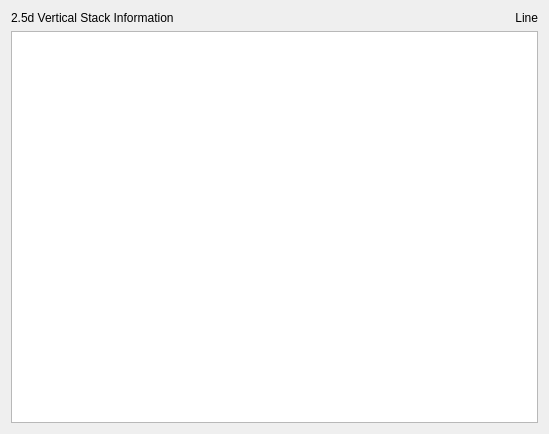
<?xml version="1.0" encoding="UTF-8"?>
<ui version="4.0">
 <class>D25TechnologyComponentEditor</class>
 <widget class="QFrame" name="D25TechnologyComponentEditor">
  <property name="geometry">
   <rect>
    <x>0</x>
    <y>0</y>
    <width>549</width>
    <height>434</height>
   </rect>
  </property>
  <property name="windowTitle">
   <string>Settings</string>
  </property>
  <layout class="QGridLayout" name="gridLayout">
   <item row="0" column="0">
    <widget class="QLabel" name="label">
     <property name="text">
      <string>2.5d Vertical Stack Information</string>
     </property>
    </widget>
   </item>
   <item row="0" column="1">
    <widget class="QLabel" name="lnum_label">
     <property name="sizePolicy">
      <sizepolicy hsizetype="Fixed" vsizetype="Preferred">
       <horstretch>0</horstretch>
       <verstretch>0</verstretch>
      </sizepolicy>
     </property>
     <property name="text">
      <string>Line</string>
     </property>
     <property name="alignment">
      <set>Qt::AlignRight|Qt::AlignTrailing|Qt::AlignVCenter</set>
     </property>
    </widget>
   </item>
   <item row="1" column="0" colspan="2">
    <widget class="QTextEdit" name="src_te">
     <property name="font">
      <font>
       <family>Monospace</family>
      </font>
     </property>
    </widget>
   </item>
  </layout>
 </widget>
 <layoutdefault spacing="6" margin="11"/>
 <resources/>
 <connections/>
</ui>
